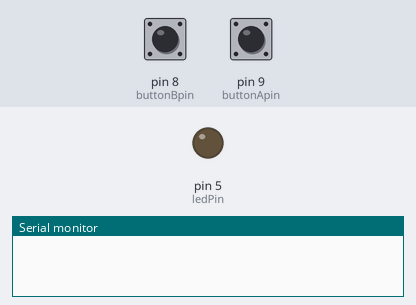
A sketch run on a simulated Arduino Uno, built with avr-gcc and run on an emulated ATmega328P. On the bench: output pins drawn as LEDs (lit = HIGH), the last lines printed to the serial monitor. Inputs (shaded band) come from the test bench; at power-on: pin 9 (buttonApin) HIGH, pin 8 (buttonBpin) HIGH.

Above: at 1.2 s.
1.3 s: pin 9 (buttonApin) pulled LOW for 0.15 s
At 2.0 s:
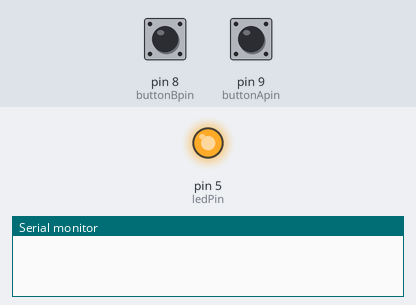
2.9 s: pin 8 (buttonBpin) pulled LOW for 0.15 s
At 3.2 s:
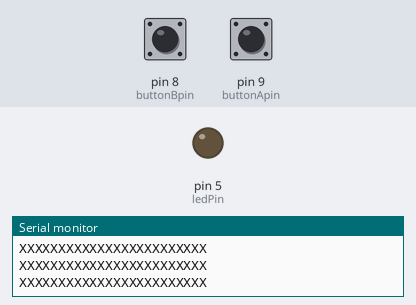
4.5 s: pin 9 (buttonApin) pulled LOW for 1 s
At 5.7 s:
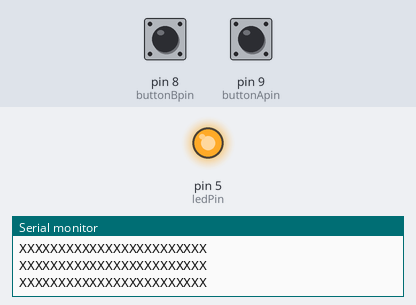
7.0 s: pin 9 (buttonApin) pulled LOW for 3.2 s
At 7.6 s:
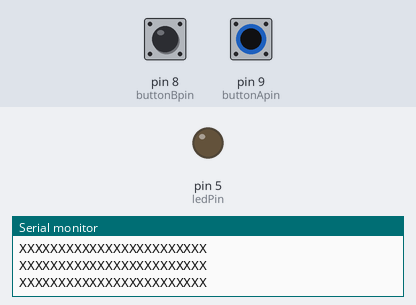
11.7 s: pin 8 (buttonBpin) driven LOW and pin 9 (buttonApin) driven LOW
Timing chart, 0 to 14.7 s (numbered marks = the images above; inputs shaded):
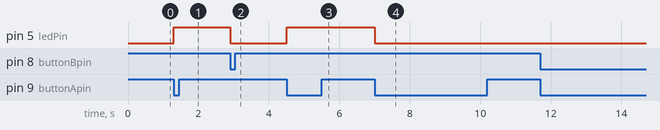

Measured:
- after the input at 1.3 s, pin 5 (ledPin): LOW → HIGH at once
- after the input at 2.9 s, pin 5 (ledPin): HIGH → LOW at once
- after the input at 4.5 s, pin 5 (ledPin): LOW → HIGH at once
- after the input at 7.0 s, pin 5 (ledPin): HIGH → LOW at once

The sketch:

Digital_Inputs.ino
```cpp
//www.elegoo.com
//2016.12.08

int ledPin = 5;
int buttonApin = 9;
int buttonBpin = 8;
int mode = LOW;
byte leds = 0;
bool readya = true;

void setup()
{
  pinMode(ledPin, OUTPUT);
  pinMode(buttonApin, INPUT_PULLUP);
  pinMode(buttonBpin, INPUT_PULLUP);
  Serial.begin(9600);
}

void loop()
{
  if (digitalRead(buttonApin) == LOW)
  {
    if(readya){
      mode = HIGH + LOW - mode;
      digitalWrite(ledPin, mode);
      readya = false;
    }
  }
  else{
    readya = true;
  }

  if (digitalRead(buttonBpin) == LOW)
  {
    Serial.println("XXXXXXXXXXXXXXXXXXXXXXXX");
    digitalWrite(ledPin, LOW);
    mode = LOW;
  }
}
```
